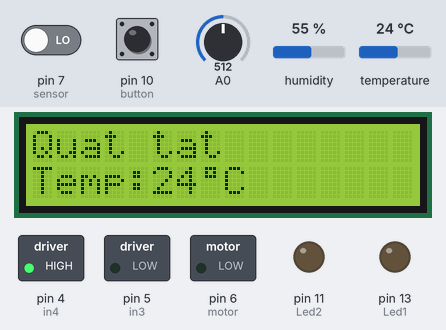
A sketch run on a simulated Arduino Uno, built with avr-gcc and run on an emulated ATmega328P. Shown: 16×2 character LCD, switched loads named in the sketch (green lamp = pin HIGH), output pins drawn as LEDs (lit = HIGH). The test bench sets the inputs (shaded band); at power-on: pin 10 (button) LOW, temperature 24 °C, pin 7 (sensor) LOW, A0 = 512, humidity 55 %.

Above: at 1.2 s.
1.3 s: pin 10 (button) pulled HIGH for 1 s
At 3.9 s:
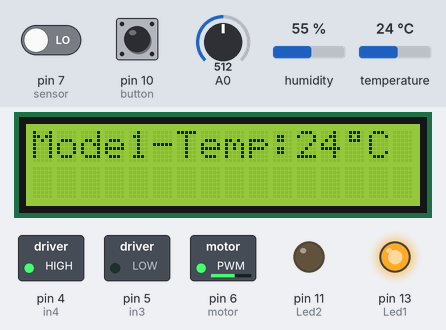
4.7 s: pin 10 (button) pulled HIGH for 0.65 s
At 7.2 s:
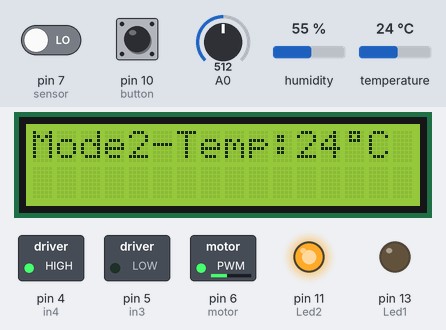
7.9 s: temperature set to 12 °C
At 9.7 s:
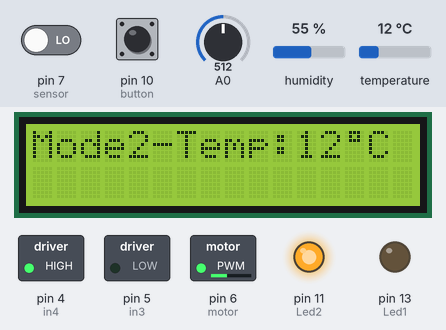
10.0 s: pin 7 (sensor) driven HIGH
At 10.9 s:
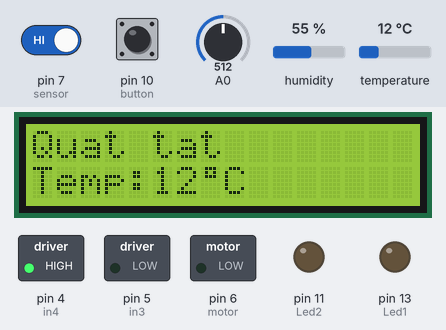
11.5 s: temperature set to 19 °C
At 13.4 s:
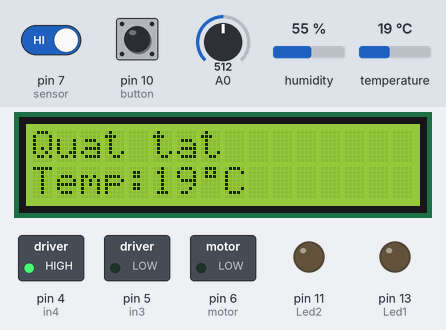
14.2 s: pin 7 (sensor) driven LOW
At 15.6 s:
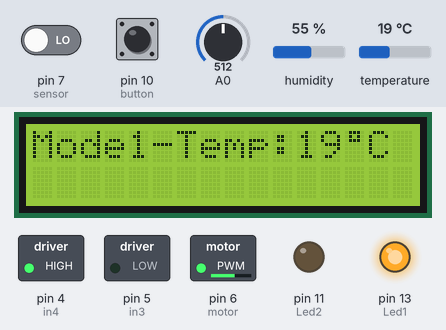
Timing chart, 0 to 16.7 s (numbered marks = the images above; inputs shaded):
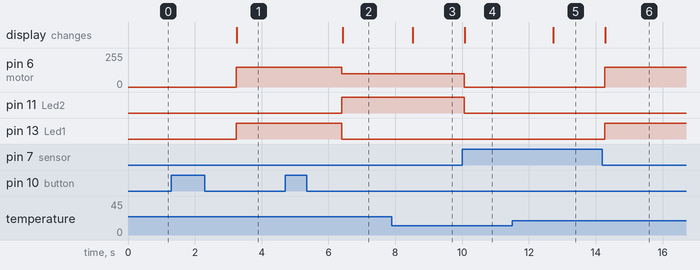

The sketch:

sketch_oct11a.ino
```cpp
#include <Bounce2.h>
#include <Wire.h>
#include <DHT.h>
#include <LiquidCrystal_I2C.h>    // khai bao thu vien lcd sử dụng i2c
LiquidCrystal_I2C lcd(0x27,16,2);

Bounce debouncer = Bounce(); // Tạo một đối tượng Bounce

#define sensor 7
#define motor 6 //10
#define in3 5   //9
#define in4 4   //8

int Led1= 13;
int Led2= 11;
int i;

int button = 10;
int Mode;  // Gán giá trị ban đầu cho Mode
bool modeChanged = false;
int previousMode = 0; // Biến lưu trữ Mode trước đó
int previousMysensor = 0;  // Sử dụng biến này để lưu trạng thái trước đó của mysensor

int mysensor;

const int DHTPIN = 3;       // sử dụng chân số 6
const int DHTTYPE = DHT11;   // loại cảm biến được sử dụng là dht11
DHT dht(DHTPIN, DHTTYPE);

byte degree[8] = {
  0B01110,
  0B01010,
  0B01110,
  0B00000,
  0B00000,
  0B00000,
  0B00000,
  0B00000
};

void setup()
{
  lcd.init();           // khoi tạo lcd
  dht.begin();
  lcd.backlight();     // bật đèn lcd
  lcd.createChar( 0, degree);
  pinMode( Led1, OUTPUT);
  pinMode( Led2,OUTPUT);
  pinMode(button, INPUT);
  pinMode( motor, OUTPUT);
  pinMode( in3, OUTPUT);
  pinMode( in4, OUTPUT);
  digitalWrite( in3, LOW);
  digitalWrite( in4, HIGH);

  debouncer.attach(button); // Gắn nút bấm với đối tượng Bounce
  debouncer.interval( 50); // Đặt thời gian chờ giữa các lần đọc nút bấm( là nhấn giữ nút nhấn với khoảng tgian là 50)

}

void loop()
{
   int t = dht.readTemperature();  // nhiệt độ
   //int reading = analogRead(A0);
   //float temperature = ( 5.0* reading* 100.0/ 1024.0);
   int value = map( analogRead(A0), 0, 1023, 0, 255);

   mysensor= digitalRead( sensor);

   debouncer.update(); // Cập nhật trạng thái nút bấm

  if (debouncer.fell()) {
    Mode++; // Tăng Mode lên một đơn vị
    if (Mode > 2) Mode = 0; // Nếu Mode lớn hơn 3, trở về Mode 0
  }

  if( mysensor!= previousMysensor) {
    previousMysensor= mysensor;

    if( mysensor== 0) {
      if ( round( t) >= 10 && round( t) < 40) {
        if (previousMode != 1) {
          Mode = 1;
          previousMode = 1;
        }
      }
      else if ( round( t) >= 40) {
         if (previousMode != 2) {
           Mode = 2;
           previousMode = 2;
         }
       }
       else if ( round( t) < 10) {
         if (previousMode != 0) {
           Mode = 0;
           previousMode = 0;
         }
       }
    }
    else {
//      lcd.clear();
//      analogWrite( motor, 0);
//      digitalWrite( Led1, LOW);
//      digitalWrite( Led2, LOW);
//      lcd.setCursor( 0, 0);
//      hienthichuoi( "khong co nguoi");
//      delay(500);
        Mode= 0;
        /*
         * khi sử dụng đoạn code trên, mô hình sẽ bị nhảy giữa hai chế độ "không có người" và "Mode== 0";
        */
    }
  }

   if (Mode == 0) {
    lcd.clear();
    analogWrite( motor, 0);
    digitalWrite( Led1, LOW);
    digitalWrite( Led2, LOW);
    lcd.print( "Quat tat");
    lcd.setCursor( 0, 1);
    lcd.print( "Temp:");
    lcd.setCursor( 5, 1);
    lcd.print( round( t));
    lcd.write( byte( 0));
    lcd.print( "C");
    delay(500);
  }
  else if (Mode == 1) {
    lcd.clear();
    analogWrite( motor, 150);
    digitalWrite( Led1, HIGH);
    digitalWrite( Led2, LOW);
    lcd.print( "Mode1-");
    lcd.setCursor( 6, 0);
    lcd.print( "Temp:");
    lcd.setCursor( 11, 0);
    lcd.print( round( t));
    lcd.write( byte( 0));
    lcd.print( "C");
    delay( 500);
  }
  else if (Mode == 2) {
    lcd.clear();
    analogWrite( motor, 100);
    digitalWrite( Led1, LOW);
    digitalWrite( Led2, HIGH);
    lcd.print( "Mode2-");
    lcd.setCursor( 6, 0);
    lcd.print( "Temp:");
    lcd.setCursor( 11, 0);
    lcd.print( round( t));
    lcd.write( byte( 0));
    lcd.print( "C");
    delay( 500);
  }
}
```

Measured:
- after the input at 1.3 s, pin 6 (motor): 0/255 → 150/255 after 1.9 s; pin 13 (Led1): LOW → HIGH after 1.9 s; the display: changes after 2.0 s (image 1)
- after the input at 4.7 s, pin 6 (motor): 150/255 → 100/255 after 1.7 s; pin 11 (Led2): LOW → HIGH after 1.7 s; pin 13 (Led1): HIGH → LOW after 1.7 s; the display: changes after 1.7 s (image 2)
- after the input at 7.9 s, the display: changes after 0.62 s (image 3)
- after the input at 10.0 s, pin 6 (motor): 100/255 → 0/255 after 0.06 s; pin 11 (Led2): HIGH → LOW after 0.06 s; the display: changes after 0.08 s (image 4)
- after the input at 11.5 s, the display: changes after 1.2 s (image 5)
- after the input at 14.2 s, pin 6 (motor): 0/255 → 150/255 after 0.07 s; pin 13 (Led1): LOW → HIGH after 0.07 s; the display: changes after 0.09 s (image 6)
